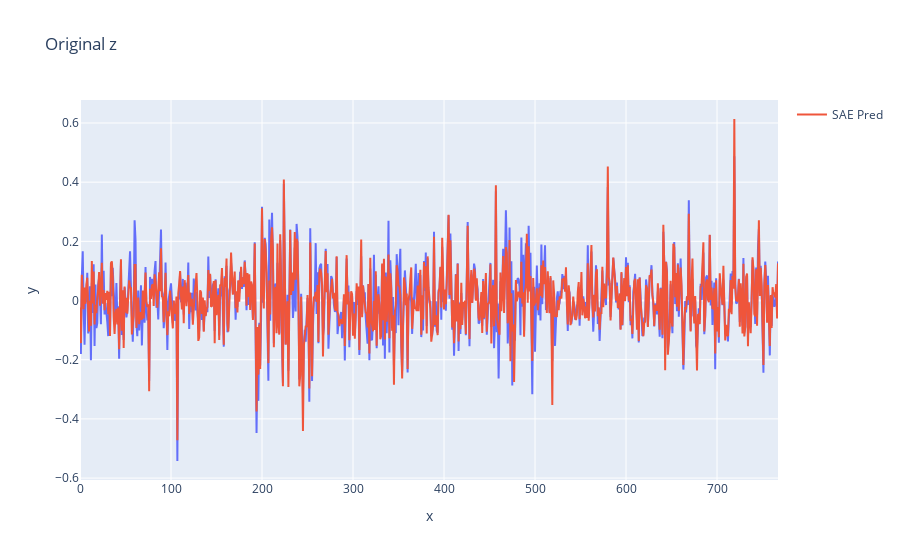
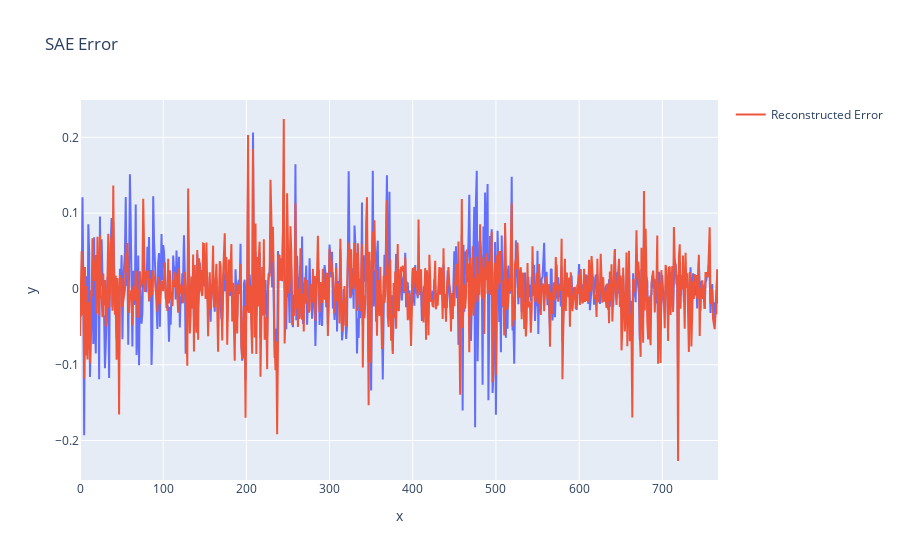

Here is the notebook cell these charts were saved with, in order:
### Code cell
# Original z line plot
fig = px.line(x=range(0, 768), y=original_z[idx, :].detach().numpy(), title='Original z')
fig.add_scatter(y=sae_pred[idx, :].detach().numpy(), mode='lines', name='SAE Pred')
fig.show()

# Original z line plot
fig = px.line(x=range(0, 768), y=sae_errors[idx, :].detach().numpy(), title='SAE Error')
fig.add_scatter(y=recon.squeeze().detach().numpy(), mode='lines', name='Reconstructed Error')
fig.show()

### Figure 1 — Plotly figure (JSON) as saved in the notebook; plotly's stock layout.template omitted (floating-point values rounded to 4 significant figures; data arrays with more than 128 entries replaced by an {"elided": "..."} marker saying what was removed)
{"data": [{"hovertemplate": "x=%{x}<br>y=%{y}<extra></extra>", "legendgroup": "", "line": {"color": "#636efa", "dash": "solid"}, "marker": {"symbol": "circle"}, "mode": "lines", "name": "", "orientation": "v", "showlegend": false, "type": "scatter", "x": {"elided": "768 int values"}, "xaxis": "x", "y": {"elided": "768 float values"}, "yaxis": "y"}, {"mode": "lines", "name": "SAE Pred", "type": "scatter", "y": {"elided": "768 float values"}}], "layout": {"legend": {"tracegroupgap": 0}, "title": {"text": "Original z"}, "xaxis": {"anchor": "y", "domain": [0, 1], "title": {"text": "x"}}, "yaxis": {"anchor": "x", "domain": [0, 1], "title": {"text": "y"}}}}

### Figure 2 — Plotly figure (JSON) as saved in the notebook; plotly's stock layout.template omitted (floating-point values rounded to 4 significant figures; data arrays with more than 128 entries replaced by an {"elided": "..."} marker saying what was removed)
{"data": [{"hovertemplate": "x=%{x}<br>y=%{y}<extra></extra>", "legendgroup": "", "line": {"color": "#636efa", "dash": "solid"}, "marker": {"symbol": "circle"}, "mode": "lines", "name": "", "orientation": "v", "showlegend": false, "type": "scatter", "x": {"elided": "768 int values"}, "xaxis": "x", "y": {"elided": "768 float values"}, "yaxis": "y"}, {"mode": "lines", "name": "Reconstructed Error", "type": "scatter", "y": {"elided": "768 float values"}}], "layout": {"legend": {"tracegroupgap": 0}, "title": {"text": "SAE Error"}, "xaxis": {"anchor": "y", "domain": [0, 1], "title": {"text": "x"}}, "yaxis": {"anchor": "x", "domain": [0, 1], "title": {"text": "y"}}}}
